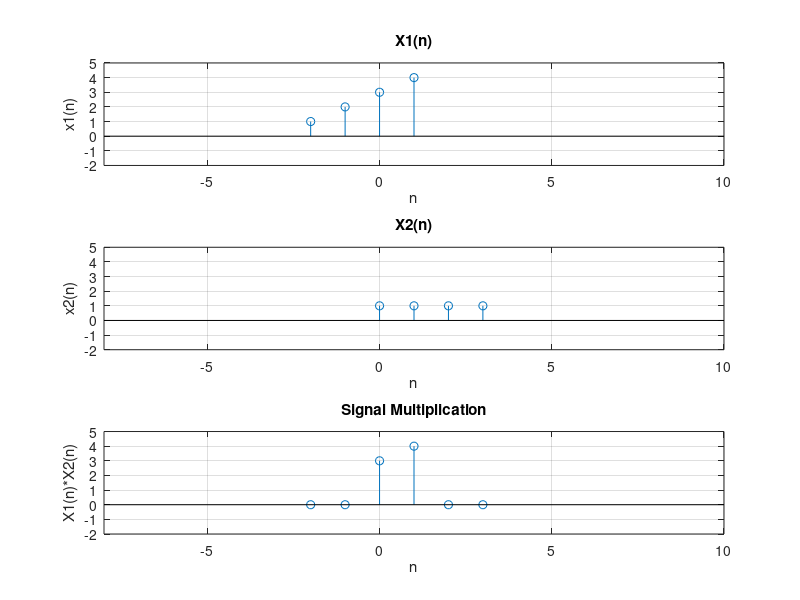
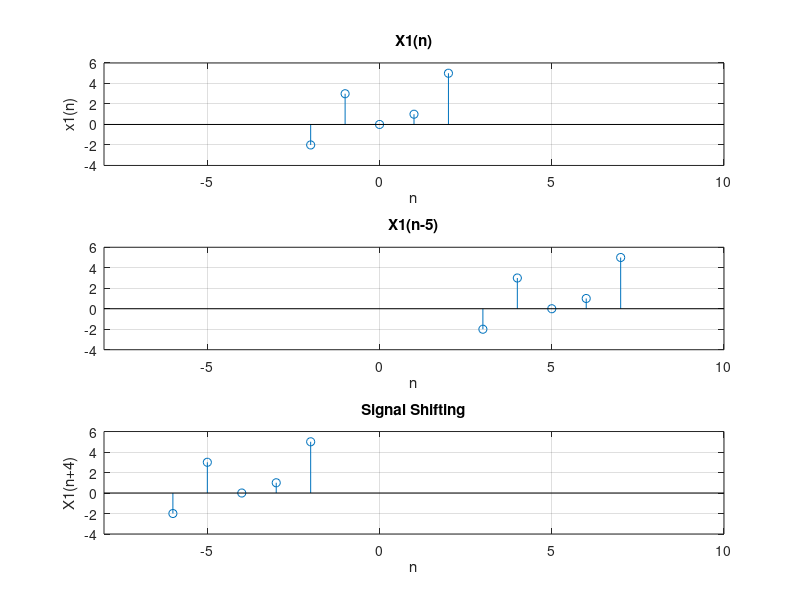

MATLAB code to generate these figures, in order:
%multiplication and Shifting
clc;
close all;
figure(1);
x = [1 2 3 4];
n1 = -2:1;
subplot(3,1,1);
stem(n1,x);
xlabel('n');
ylabel('x1(n)');
title('X1(n)');
axis([-8 10 -2 5]);
grid on;

y = [1 1 1 1];
n2 = 0:3;
subplot(3,1,2);
stem(n2,y);
xlabel('n');
ylabel('x2(n)');
title('X2(n)');
axis([-8 10 -2 5]);
grid on;

m = min(min(n1),min(n2)):max(max(n1),max(n2));
y1 = [];
temp = 1;
for i = 1:length(m)
    if(m(i)<min(n1)||m(i)>max(n1))
        y1 = [y1 0];
    else
        y1 = [y1 x(temp)];
        temp = temp+1;
    end
end

y2 = [];
temp = 1;
for i = 1:length(m)
    if(m(i)<min(n2)||m(i)>max(n2))
        y2 = [y2 0];
    else
        y2 = [y2 y(temp)];
        temp = temp+1;
    end
end
mul = y1.*y2;
subplot(3,1,3);
stem(m,mul);
xlabel('n');
ylabel('X1(n)*X2(n)');
title('Signal Multiplication');
axis([-8 10 -2 5]);
grid on;

figure(2);
n = -2:2;
x = [-2 3 0 1 5];
subplot(3,1,1);
stem(n,x);
xlabel('n');
ylabel('x1(n)');
title('X1(n)');
axis([-8 10 -4 6]);
grid on;

n1 = 5;
a = n+n1;
subplot(3,1,2);
stem(a,x);
xlabel('n');
%ylabel('x2(n)');
title('X1(n-5)');
axis([-8 10 -4 6]);
grid on;


n2 = 4;
b = n-n2;
subplot(3,1,3);
stem(b,x);
xlabel('n');
ylabel('X1(n+4)');
title('Signal Shifting');
axis([-8 10 -4 6]);
grid on;